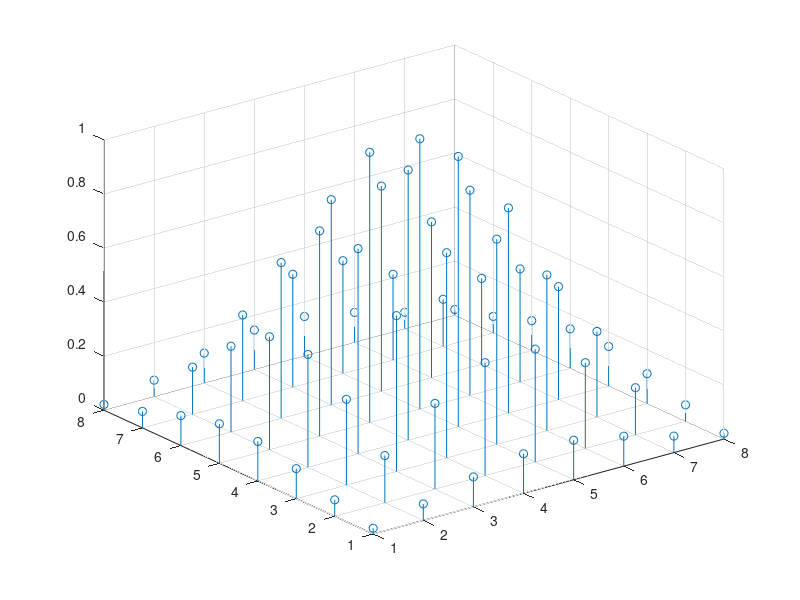

MATLAB code for this plot: (Note: this script raises an error after producing the figure.)
% Parameters
    N = 8;                    
    f = 15e9;                 
    c = 3e8;                  
    lambda = c / f;           
    dx = lambda / 2;          
    dy = lambda / 2;       
    k0 = 2*pi / lambda;       
    theta0 = 0;
    phi0 = 0;
    
    %Coordinatos
    theta = linspace(0, pi, 361);
    phi = linspace(eps, 2*pi, 361);
    
    [TH,PH] = meshgrid(theta,phi);
    
    %Chebychev window
    coeff = chebwin(N,40);
    coeffGrid = coeff * coeff.';
    stem3(coeffGrid);
    
    %Wavenumbers
    kx_0 = k0*sin(theta0).*cos(phi0);
    ky_0 = k0*sin(theta0).*sin(phi0);
    kx = k0*sin(TH).*cos(PH);
    ky = k0*sin(TH).*sin(PH);
    
    AF_uniform = zeros(size(TH));
    AF = zeros(size(TH));
    
    for m = 0:N-1
        for n = 0:N-1
            AF_uniform = AF_uniform + exp(1j * (m*dx*(kx-kx_0) + n*dy*(ky - ky_0)));
        end
    end
    
    for m = 0:N-1
        for n = 0:N-1
            AF = AF + coeffGrid(m+1,n+1) *exp(1j * (m*dx*(kx-kx_0) + n*dy*(ky - ky_0)));
        end
    end
    
    
    AF_uniform_mag_dB = 20*log10(abs(AF_uniform));
    AF_uniform_mag_dB = AF_uniform_mag_dB - max(AF_uniform_mag_dB(:));
    
    TH_deg = rad2deg(TH); 
    PH_deg = rad2deg(PH);
    %patternCustom(AF_uniform_mag_dB(:),TH_deg(:),PH_deg(:))
    
    
    AF_mag_dB = 20*log10(abs(AF));
    AF_mag_dB = AF_mag_dB - max(AF_mag_dB(:)); 
    %patternCustom(AF_mag_dB(:),TH_deg(:),PH_deg(:))
    
    
    patternCustom(AF_mag_dB(:),TH_deg(:),PH_deg(:),CoordinateSystem="rectangular", Slice="phi", SliceValue=rad2deg(phi(90)));
    hold on
    patternCustom(AF_uniform_mag_dB(:),TH_deg(:),PH_deg(:),CoordinateSystem="rectangular", Slice="phi", SliceValue=rad2deg(phi(90)));
    hold off
    
    %Directivity
    U = abs(AF).^2;
    Umax = max(U(:)); 
    Prad = trapz(phi, trapz(theta, U.*sin(TH), 2));
    D = 4*pi*Umax/Prad;
    D_dB = 10*log10(abs(D));
    fprintf('Directivity weighted (dB): %.3f dB\n', D_dB);
    
    %uniform
    U_uniform = abs(AF_uniform).^2;
    Umax_uniform = max(U_uniform(:));
    Prad_uniform = trapz(phi, trapz(theta, U_uniform.*sin(TH), 2));
    D_uniform = 4*pi*Umax_uniform/Prad_uniform;
    D_uniform_dB = 10*log10(abs(D_uniform));
    fprintf('Directivity uniform (dB): %.3f dB\n', D_uniform_dB);